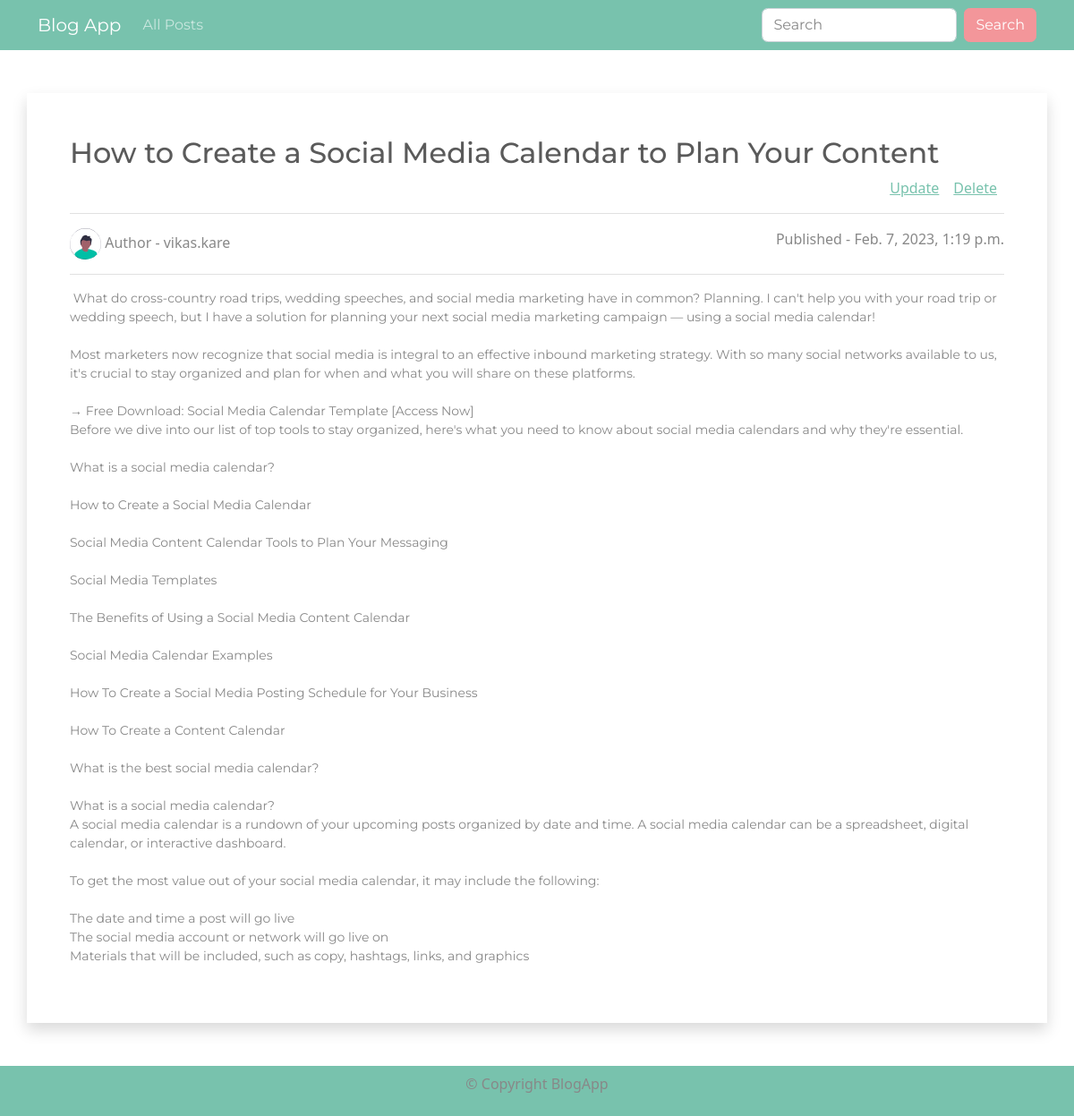
Page /posts/2/ on the committed database.
### post/models.py (models this page shows, shortened)
class Post(models.Model):
    title = models.CharField(max_length=250)
    body = models.TextField(max_length=5000)
    author = models.ForeignKey(User, on_delete=models.CASCADE, name="author")
    created_at = models.DateTimeField(auto_now_add=True)
    updated_at = models.DateTimeField(auto_now=True)

### post/views.py (the view)
# urls.py: path("<int:pk>/", view=get_post, name="get_post"),
def get_post(request, pk, *args, **kwargs):
    post = Post.objects.get(id=pk)
    return render(request, template_name="post/view.html", context={"post": post})

### post/templates/post/view.html (shortened to what this page needs)
{% extends 'base.html' %}
{% load static %}
{% block body %}
<div class="container shadow p-5 mt-5">
    <h2>{{ post.title }}</h2>
    <div class="d-flex flex-row-reverse">
        <div class="px-2">
            <a href="#" type="button" data-toggle="modal" data-target="#exampleModal">
                Delete
            </a>
        </div>
        <div class="px-2"><a href="{% url 'update_post' post.id %}">Update</a></div>
    </div>
    <hr />
    <div class="d-flex justify-content-between">
        <div>
            <span class="border-round"><img src="{% static 'svg/profile_avatar.svg' %}" width="35px"
                    height="35px" /></span>
            Author - {{ post.author }}
        </div>
        <div>Published - {{ post.updated_at }}</div>
    </div>
    <hr />
    <pre style="font-family: Montserrat; white-space: pre-wrap;"> {{ post.body }}</pre>
</div>
{% endblock %}

### rows in the picture
Post: title "How to Create a Social Media Calendar to Plan Your Content", author "vikas.kare", updated_at "Feb. 7, 2023, 1:19 p.m.", body "What do cross-country road trips, wedding speeches, and social media marketing have in common? Planning. I can't help you with your road trip or wedding speech, but I have a solution for planning your next social media marketing campaign — using a social media calendar! Most marketers now recognize that social media is integral to an effective inbound marketing strategy. With so many social networks available to us, it's crucial to stay organized and plan for when and what you will share on these platforms. → Free Download: Social Media Calendar Template [Access Now] Before we dive into our list of top tools to stay organized, here's what you need to know about social media calendars and…"
